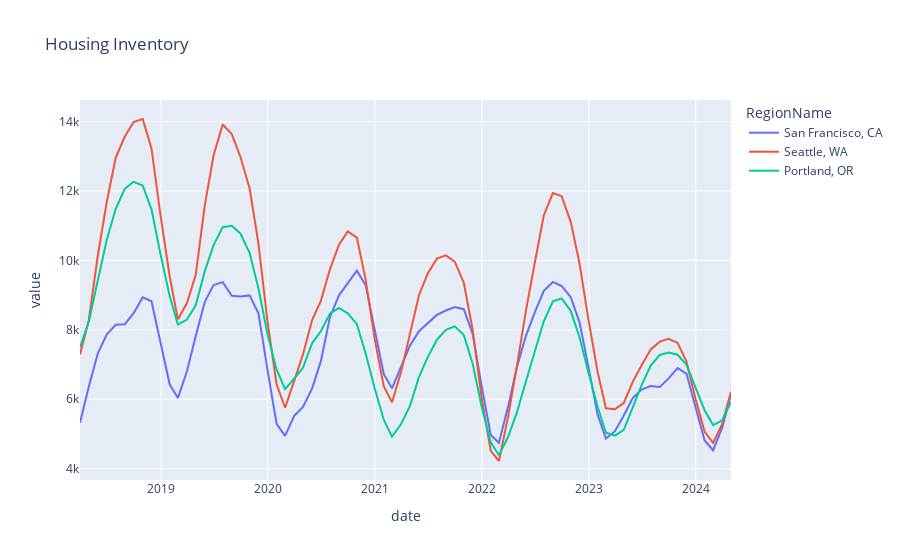

The code cell stored with this chart in its notebook:
### Markdown cell above
## Seattle Housing Inventory
The following shows the total home inventory available in the Seattle Metro region over the last few years.

### Code cell
#| title: Seattle Inventory
#| echo: false
data_code = "invt_fs/Metro_invt_fs_uc_sfrcondo_sm_month"
labels = {
    data_code : "Total Inventory"
}
plotly_code(data_code, "Housing Inventory", ["Seattle, WA", "San Francisco, CA", "Portland, OR"] )
